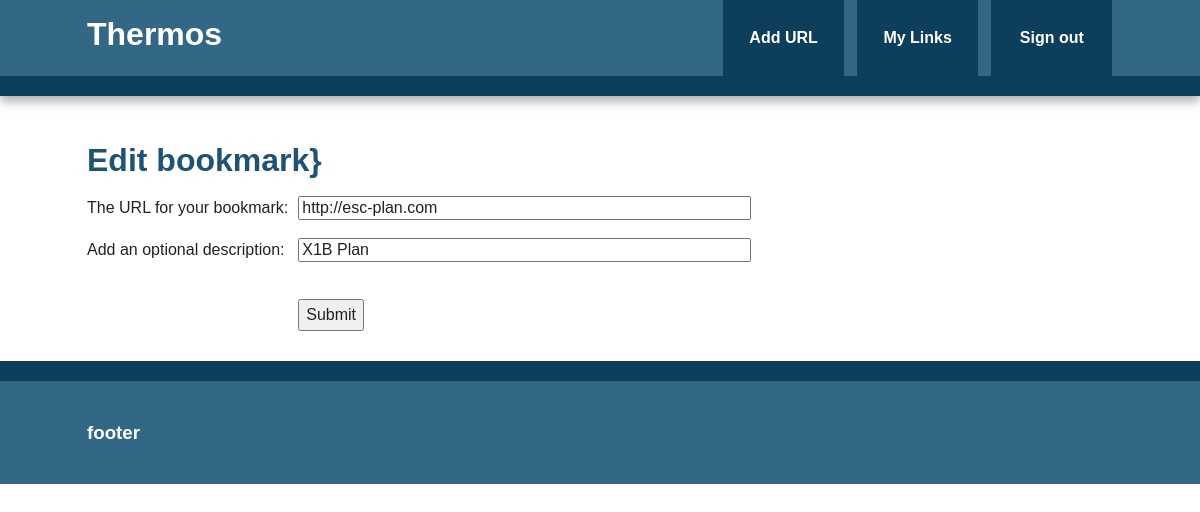
The app's page /edit/2 (signed in), older data.
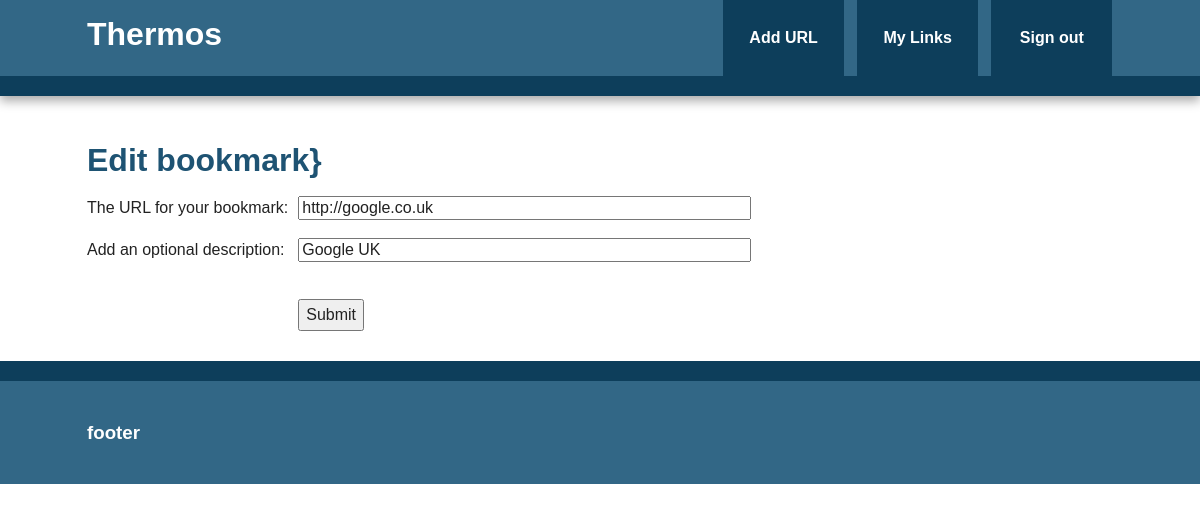
The same page, newer data.
### thermos/models.py (models this page shows, shortened)
class Bookmark(db.Model):
    id = db.Column(db.Integer, primary_key=True)
    url = db.Column(db.Text, nullable=False)
    date = db.Column(db.DateTime, default=datetime.utcnow)
    description = db.Column(db.String(300))
    user_id = db.Column(db.Integer, db.ForeignKey('user.id'), nullable=False)

### thermos/views.py (the view)
@app.route('/edit/<int:bookmark_id>', methods=['GET', 'POST'])
@login_required
def edit_bookmark(bookmark_id):
    bookmark = Bookmark.query.get_or_404(bookmark_id)
    if current_user != bookmark.user:
        abort(403)
    form = BookmarkForm(obj=bookmark)
    if form.validate_on_submit():
        form.populate_obj(bookmark)
        db.session.commit()
        flash("Stored '{}'".format(bookmark.description))
        return redirect(url_for('user', username=current_user.username))
    return render_template('bookmark_form.html', form=form, title="Edit bookmark")

### thermos/forms.py (shortened to what this page needs)
class BookmarkForm(Form):
    url = StringField('The URL for your bookmark:', validators=[URL(message='Sorry, Invalid URL.')])
    description = StringField('Add an optional description:')

### thermos/views.py (called while the page is built)
@login_manager.user_loader
def load_user(userid):
    return User.query.get(int(userid))

### thermos/templates/bookmark_form.html (shortened to what this page needs)
{% extends "base.html" %}
{% from "form_macros.html" import render_field %}
{% block content %}
  <section>
    <h1>{{ title }}}</h1>
    <form action="" method="post">
      <table>
        {{ render_field(form.url, size=50) }}
        {{ render_field(form.description, size=50) }}
        <tr class="submit">
          <td></td>
          <td><button type="submit">Submit</button></td>
        </tr>
      </table>
    </form>
  </section>
{% endblock %}

### thermos/templates/form_macros.html (shortened to what this page needs)
{% macro render_field(field) %}
  <tr {% if field.errors %} class="error" {% endif %}>
    <td>{{ field.label  }}</td>
    <td>{{ field(**kwargs)|safe }}</td>
  </tr>
  <tr class="error">
    <td></td>
    <td>
    </td>
  </tr>
{% endmacro %}

Row changes from the older to the newer data that the page shows:
changed Bookmark: url "http://esc-plan.com" → "http://google.co.uk"; description "X1B Plan" → "Google UK"
